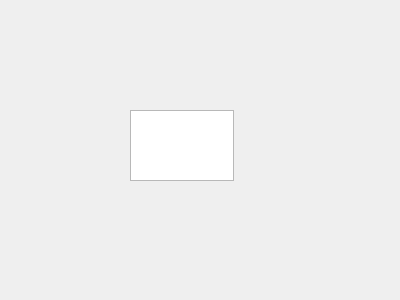
<?xml version="1.0" encoding="UTF-8"?>
<ui version="4.0">
 <class>Form</class>
 <widget class="QWidget" name="Form">
  <property name="geometry">
   <rect>
    <x>0</x>
    <y>0</y>
    <width>400</width>
    <height>300</height>
   </rect>
  </property>
  <property name="windowTitle">
   <string>Form</string>
  </property>
  <widget class="QTextEdit" name="textEdit">
   <property name="geometry">
    <rect>
     <x>130</x>
     <y>110</y>
     <width>104</width>
     <height>71</height>
    </rect>
   </property>
  </widget>
 </widget>
 <resources/>
 <connections/>
</ui>
